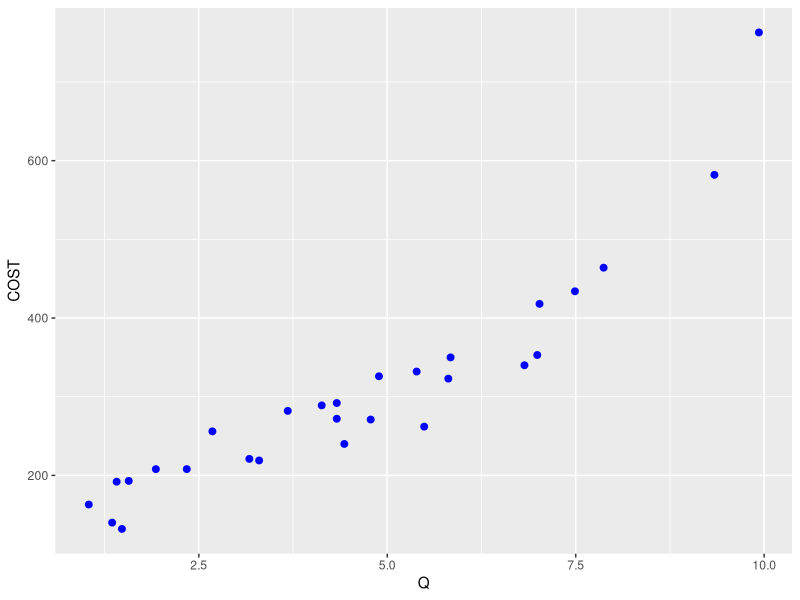
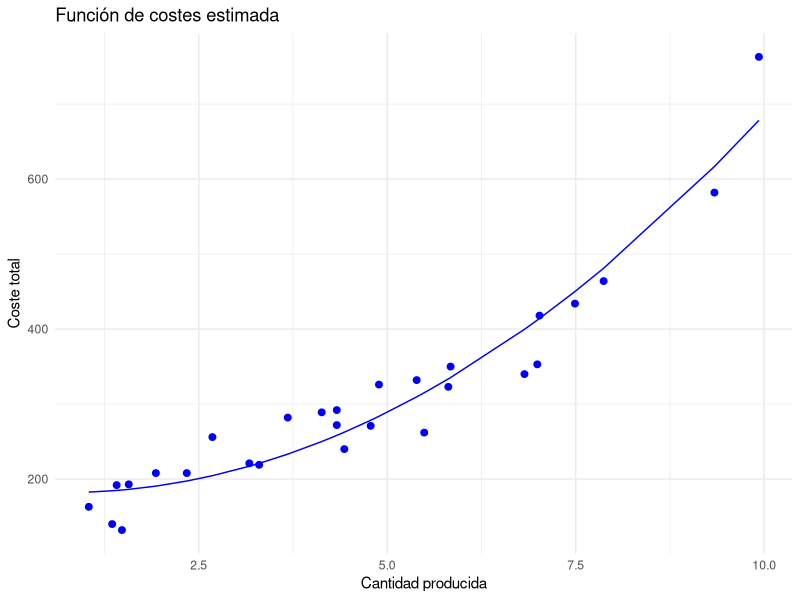

Here is the R script that generated these plots, in order:
## ---- chunk 1
# Lectura de librerías
library(tidyverse)

# Lectura de datos
COST_TEXT <- read_csv("COST_TEXT.csv")

# Gráfica de los valores observados
ggplot(COST_TEXT, aes(x = Q, y = COST)) + geom_point(size = 2, color = "blue")

# Estimación del modelo
model <- lm(formula=COST ~ Q + I(Q^2), data = COST_TEXT)
summary(model)
# Fórmula alternativa
# model2 <- lm(COST ~ poly(Q, 2, raw = TRUE), data = COST_TEXT)
# summary(model2)

# Función de costes estimada
ggplot(data = COST_TEXT, aes(x = Q, y = COST)) +
  geom_line(aes(y = predict(model, newdata = data.frame(Q = Q, Q2 = Q^2))), color = "blue") +
  geom_point(size = 2, color = "blue") +
  labs(title = "Función de costes estimada", x = "Cantidad producida", y = "Coste total") +
  theme_minimal()
